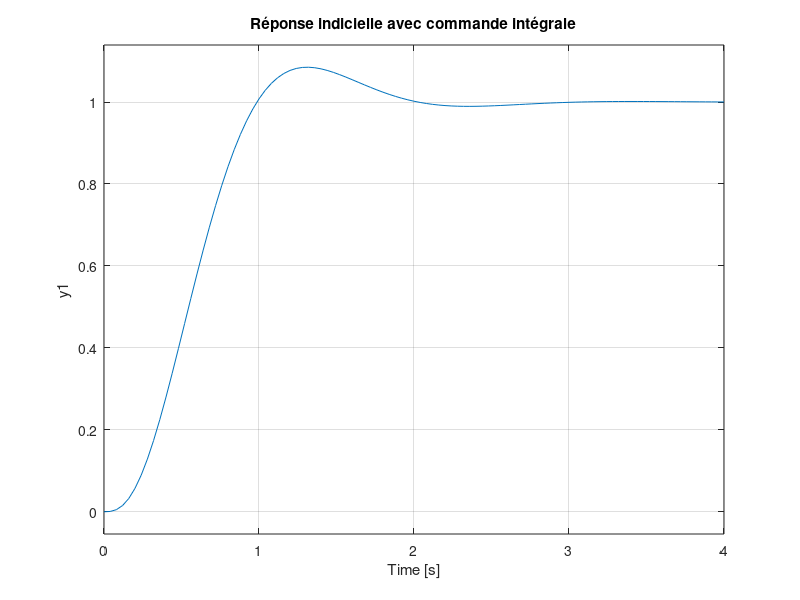

Here is the MATLAB script that generated this plot:
clear all; close all; clc;

% 1. Définition du modèle
A = [-0.488,   0.993;
     -13.3,   -1.50];

B = [-8.76e-4;
     -0.273];

C = [1, 0]; 
D = 0;

% Création du système linéaire
sys = ss(A, B, C, D);

poles_BO = eig(A);
disp('Pôles en boucle ouverte:');
disp(poles_BO);

%2. Placement de pôles (Commande u = -Kx)

%Pôles désirés en boucle fermée
%2x plus rapide que la partie réelle
Poles_BF = [-2 + 3j, -2 - 3j]; 

% Calcul du gain K (ou F dans votre notation où F = -K)
K = place(A, B, Poles_BF);

% Calcul du pré-compensateur G (pour avoir un gain statique unitaire, cela assure que la sortie y suit la consigne v
G = inv(C * inv(B*K - A) * B);

disp('Gain de retour K :');
disp(K);
disp('Gain de pré-compensation G :');
disp(G);

% Système en boucle fermée
sys_cl = ss(A - B*K, B*G, C, D);

%3. Observateur de Luenberger

% Les pôles de l'observateur doivent être plus rapides que ceux du système (5 fois par ex)
Poles_Obs = 5 * real(Poles_BF); % Partie réelle seulement pour éviter les oscillations
Poles_Obs = [-10, -11]; % Exemple arbitraire rapide

% Calcul du gain de l'observateur L
L = place(A', C', Poles_Obs)';

disp('Gain de l''observateur L :');
disp(L);

%L'équation de l'observateur est : d(x_est)/dt = A*x_est + B*u + L(y - C*x_est)

%4. Commande Intégrale

% Matrices augmentées
% A_aug = [A, 0; -C, 0]  (taille 3x3)
% B_aug = [B; 0]         (taille 3x1)
A_aug = [A, zeros(2,1); -C, 0];
B_aug = [B; 0];

% Nouveaux pôles désirés (3 pôles car 3 états maintenant)
% On ajoute un pôle pour l'intégrateur
Poles_Int = [Poles_BF, -5]; 

% Calcul du gain global K_aug = [K_p, K_i]
K_aug = place(A_aug, B_aug, Poles_Int);

% Séparation des gains
K_p = K_aug(1:2); % Gain proportionnel
K_i = K_aug(3);   % Gain intégral

disp('Gain augmenté (proportionnel et intégral) :');
disp(K_aug);

% Simulation de la réponse indicielle avec intégrateur
sys_aug = ss(A_aug - B_aug*K_aug, [0;0;1], [C, 0], 0);
figure;
step(sys_aug);
title('Réponse indicielle avec commande intégrale');
grid on;